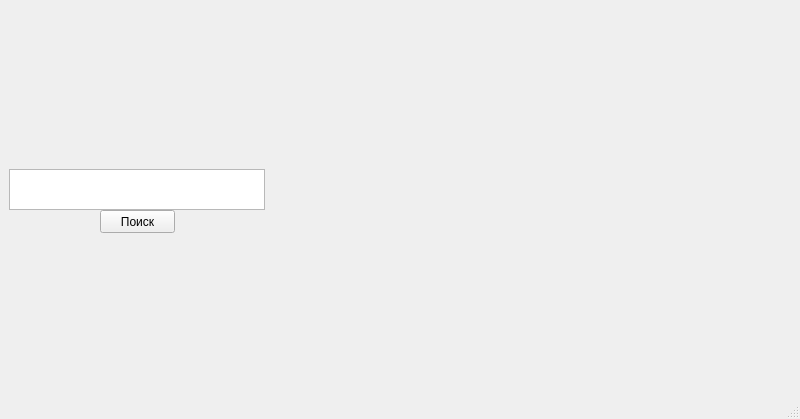
<?xml version="1.0" encoding="UTF-8"?>
<ui version="4.0">
 <class>MainWindow</class>
 <widget class="QMainWindow" name="MainWindow">
  <property name="geometry">
   <rect>
    <x>0</x>
    <y>0</y>
    <width>800</width>
    <height>419</height>
   </rect>
  </property>
  <property name="windowTitle">
   <string>MainWindow</string>
  </property>
  <widget class="QWidget" name="centralwidget">
   <widget class="QLabel" name="label">
    <property name="geometry">
     <rect>
      <x>300</x>
      <y>0</y>
      <width>491</width>
      <height>371</height>
     </rect>
    </property>
    <property name="text">
     <string/>
    </property>
   </widget>
   <widget class="QWidget" name="widget" native="true">
    <property name="geometry">
     <rect>
      <x>0</x>
      <y>160</y>
      <width>274</width>
      <height>81</height>
     </rect>
    </property>
    <widget class="QTextEdit" name="textEdit">
     <property name="geometry">
      <rect>
       <x>9</x>
       <y>9</y>
       <width>256</width>
       <height>41</height>
      </rect>
     </property>
    </widget>
    <widget class="QPushButton" name="btn_enter">
     <property name="geometry">
      <rect>
       <x>100</x>
       <y>50</y>
       <width>75</width>
       <height>23</height>
      </rect>
     </property>
     <property name="text">
      <string>Поиск</string>
     </property>
    </widget>
   </widget>
  </widget>
  <widget class="QMenuBar" name="menubar">
   <property name="geometry">
    <rect>
     <x>0</x>
     <y>0</y>
     <width>800</width>
     <height>21</height>
    </rect>
   </property>
  </widget>
  <widget class="QStatusBar" name="statusbar"/>
 </widget>
 <resources/>
 <connections/>
</ui>
